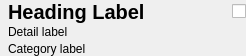
<?xml version="1.0" encoding="UTF-8"?>
<ui version="4.0">
 <class>QgsDetailedItemWidgetBase</class>
 <widget class="QWidget" name="QgsDetailedItemWidgetBase">
  <property name="geometry">
   <rect>
    <x>0</x>
    <y>0</y>
    <width>246</width>
    <height>56</height>
   </rect>
  </property>
  <property name="windowTitle">
   <string notr="true">Form</string>
  </property>
  <layout class="QGridLayout" name="gridLayout">
   <property name="margin">
    <number>0</number>
   </property>
   <property name="spacing">
    <number>1</number>
   </property>
   <item row="0" column="0">
    <widget class="QLabel" name="lblIcon">
     <property name="sizePolicy">
      <sizepolicy hsizetype="Minimum" vsizetype="Fixed">
       <horstretch>0</horstretch>
       <verstretch>0</verstretch>
      </sizepolicy>
     </property>
     <property name="minimumSize">
      <size>
       <width>0</width>
       <height>0</height>
      </size>
     </property>
     <property name="maximumSize">
      <size>
       <width>150</width>
       <height>80</height>
      </size>
     </property>
     <property name="text">
      <string/>
     </property>
     <property name="pixmap">
      <pixmap>../../images/icons/hake-gis-icon-16x16.png</pixmap>
     </property>
     <property name="alignment">
      <set>Qt::AlignLeading|Qt::AlignLeft|Qt::AlignVCenter</set>
     </property>
    </widget>
   </item>
   <item row="0" column="1">
    <widget class="QLabel" name="lblTitle">
     <property name="sizePolicy">
      <sizepolicy hsizetype="Expanding" vsizetype="Minimum">
       <horstretch>0</horstretch>
       <verstretch>0</verstretch>
      </sizepolicy>
     </property>
     <property name="font">
      <font>
       <pointsize>15</pointsize>
       <weight>75</weight>
       <bold>true</bold>
      </font>
     </property>
     <property name="text">
      <string>Heading Label</string>
     </property>
     <property name="alignment">
      <set>Qt::AlignLeading|Qt::AlignLeft|Qt::AlignVCenter</set>
     </property>
     <property name="wordWrap">
      <bool>true</bool>
     </property>
    </widget>
   </item>
   <item row="0" column="2">
    <widget class="QCheckBox" name="cbx">
     <property name="sizePolicy">
      <sizepolicy hsizetype="Fixed" vsizetype="Fixed">
       <horstretch>0</horstretch>
       <verstretch>0</verstretch>
      </sizepolicy>
     </property>
     <property name="text">
      <string/>
     </property>
    </widget>
   </item>
   <item row="1" column="0">
    <widget class="QWidget" name="widget" native="true">
     <property name="sizePolicy">
      <sizepolicy hsizetype="Minimum" vsizetype="Preferred">
       <horstretch>0</horstretch>
       <verstretch>0</verstretch>
      </sizepolicy>
     </property>
    </widget>
   </item>
   <item row="1" column="1">
    <widget class="QLabel" name="lblDetail">
     <property name="sizePolicy">
      <sizepolicy hsizetype="Preferred" vsizetype="MinimumExpanding">
       <horstretch>0</horstretch>
       <verstretch>0</verstretch>
      </sizepolicy>
     </property>
     <property name="text">
      <string>Detail label</string>
     </property>
     <property name="scaledContents">
      <bool>false</bool>
     </property>
     <property name="alignment">
      <set>Qt::AlignLeading|Qt::AlignLeft|Qt::AlignTop</set>
     </property>
     <property name="wordWrap">
      <bool>true</bool>
     </property>
    </widget>
   </item>
   <item row="2" column="1">
    <widget class="QLabel" name="lblCategory">
     <property name="text">
      <string>Category label</string>
     </property>
    </widget>
   </item>
  </layout>
 </widget>
 <resources/>
 <connections/>
</ui>
